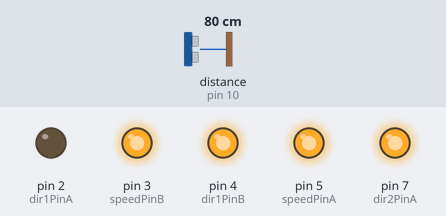
This sketch was run on a simulated Arduino Uno, built with avr-gcc and run on an emulated ATmega328P. Parts: output pins drawn as LEDs (lit = HIGH). Wiring (inferred from the names in the program): ultrasonic range finder: trigger pin 9; echo pin 10. Dashed ring = blinking. The test bench sets the inputs (shaded band); at power-on: distance to the obstacle (sensor on pin 10) 80 cm. The echo pulse lasts 58.3 µs per cm; pins used as bus, display or sensor lines are not drawn.

Above: at 2.3 s.
2.4 s: distance to the obstacle (sensor on pin 10) set to 9 cm
At 3.4 s:
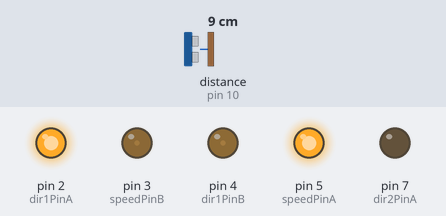
5.9 s: distance to the obstacle (sensor on pin 10) set to 35 cm
9.4 s: distance to the obstacle (sensor on pin 10) set to 2 cm
At 10.1 s:
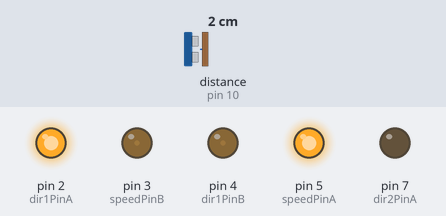
11.5 s: distance to the obstacle (sensor on pin 10) set to 60 cm
At 14.2 s:
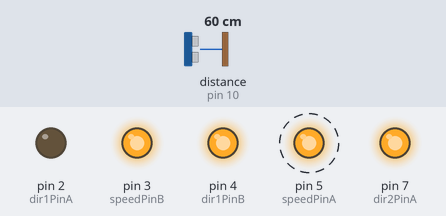
15.0 s: distance to the obstacle (sensor on pin 10) set to 37 cm
At 17.5 s:
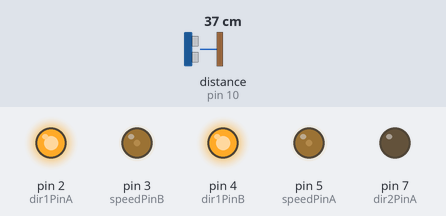
18.5 s: distance to the obstacle (sensor on pin 10) set to 4 cm
At 19.4 s:
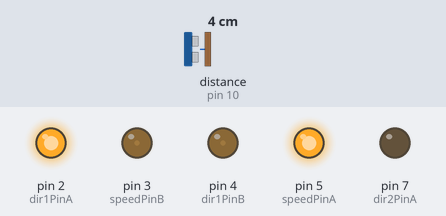
Timing chart, 0 to 21.5 s (numbered marks = the images above; inputs shaded):
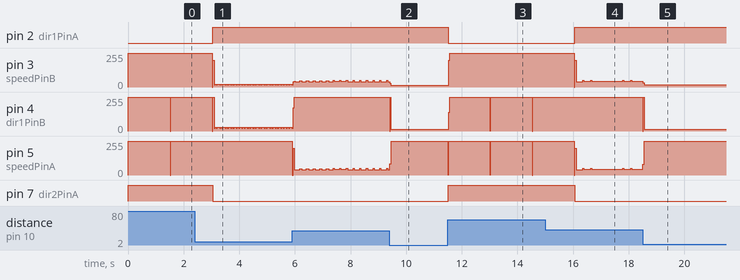

The sketch:

detection_objet.ino
```cpp
//moteur droit
# define dir1PinA 2
# define dir2PinA 7
# define speedPinA 5
//moteur gauche
# define dir1PinB 4
# define dir2PinB 8
# define speedPinB 3
//Radar
# define trigger 9
# define eccho 10
//leds
# define led_rouge 5
# define led_orange 4
# define led_verte 3
//Variables
int dir= 0;
int var_tourner =0;
int *pointeur;
int *pointeur2;


void radar(int*);
void avancer();
void reculer(int*);
void tourner(int*);


void setup()
{
  Serial.begin(9600);
  pinMode(trigger,OUTPUT);
  pinMode(led_rouge,OUTPUT);
  pinMode(led_orange,OUTPUT);
  pinMode(led_verte,OUTPUT);
  pinMode(eccho,INPUT);
  pinMode(dir1PinA, OUTPUT);
  pinMode(dir2PinA, OUTPUT);
  pinMode(speedPinA, OUTPUT);
  pinMode(dir1PinB, OUTPUT);
  pinMode(dir2PinB, OUTPUT);
  pinMode(speedPinB, OUTPUT);
  pointeur=&dir;
  pointeur2=&var_tourner;

}

void loop()
{

  radar(pointeur);
  analogWrite(speedPinA, 200); // vitesse fixée arbitrairement
  analogWrite(speedPinB, 200);


  if (dir == 0)
  {
    avancer();
  }
  if(dir == 1 && var_tourner == 0)
  {
     reculer(pointeur2);
  }

  if(var_tourner == 1)
  {
     tourner(pointeur2);
  }

}


void radar(int* pointeur)
{
  long lecture_eccho;
  long distance;

  digitalWrite(trigger,HIGH);
  delayMicroseconds(10);
  digitalWrite(trigger,LOW);
  lecture_eccho=pulseIn(eccho,HIGH);
  distance=lecture_eccho/58;

  if(distance < 20.0)
  {
    digitalWrite(led_rouge,HIGH);
    digitalWrite(led_orange,LOW);
    digitalWrite(led_verte,LOW);
    *pointeur=0;
  }

  if(distance > 20.0 && distance < 40.0)
  {
    digitalWrite(led_rouge,LOW);
    digitalWrite(led_orange,HIGH);
    digitalWrite(led_verte,LOW);
    *pointeur=0;
  }

  if(distance > 40.0)
  {
    digitalWrite(led_rouge,LOW);
    digitalWrite(led_orange,LOW);
    digitalWrite(led_verte,HIGH);
    *pointeur=1;
  }

  delay(10);
}

void reculer(int* pointeur2)
{
    digitalWrite(dir1PinA, LOW);
    digitalWrite(dir2PinA, HIGH);
    digitalWrite(dir1PinB, LOW);
    digitalWrite(dir2PinB, HIGH);
    //delay(500);
    *pointeur2=1;

}

void tourner(int* pointeur2)
{
  analogWrite(speedPinA, 255);
  analogWrite(speedPinB, 255);
    digitalWrite(dir1PinA, LOW);
    digitalWrite(dir2PinA, HIGH);
    digitalWrite(dir1PinB, HIGH);
    digitalWrite(dir2PinB, LOW);

    delay(1500);
    *pointeur2=0;
}

void avancer()
{
    digitalWrite(dir1PinA, HIGH);
    digitalWrite(dir2PinA, LOW);
    digitalWrite(dir1PinB, HIGH);
    digitalWrite(dir2PinB, LOW);
}
```

Measured:
- after the input at 2.4 s, pin 2 (dir1PinA): LOW → HIGH after 0.64 s; pin 5 (speedPinA): stops changing and stays 255/255; pin 7 (dir2PinA): HIGH → LOW after 0.64 s
- after the input at 9.4 s, pin 4 (dir1PinB): 255/255 → 12/255 at once
- after the input at 11.5 s, pin 2 (dir1PinA): HIGH → LOW at once; pin 3 (speedPinB): 13/255 → 255/255 at once; pin 4 (dir1PinB): 12/255 → 255/255 at once; pin 5 (speedPinA): alternates 255/255 for 1.5 s and 0/255 for 0.01 s, starting at once; pin 7 (dir2PinA): LOW → HIGH at once
- after the input at 15.0 s, pin 2 (dir1PinA): LOW → HIGH after 1.1 s; pin 4 (dir1PinB): stops changing and stays 255/255; pin 7 (dir2PinA): HIGH → LOW after 1.1 s
- after the input at 18.5 s, pin 4 (dir1PinB): 255/255 → 15/255 at once
